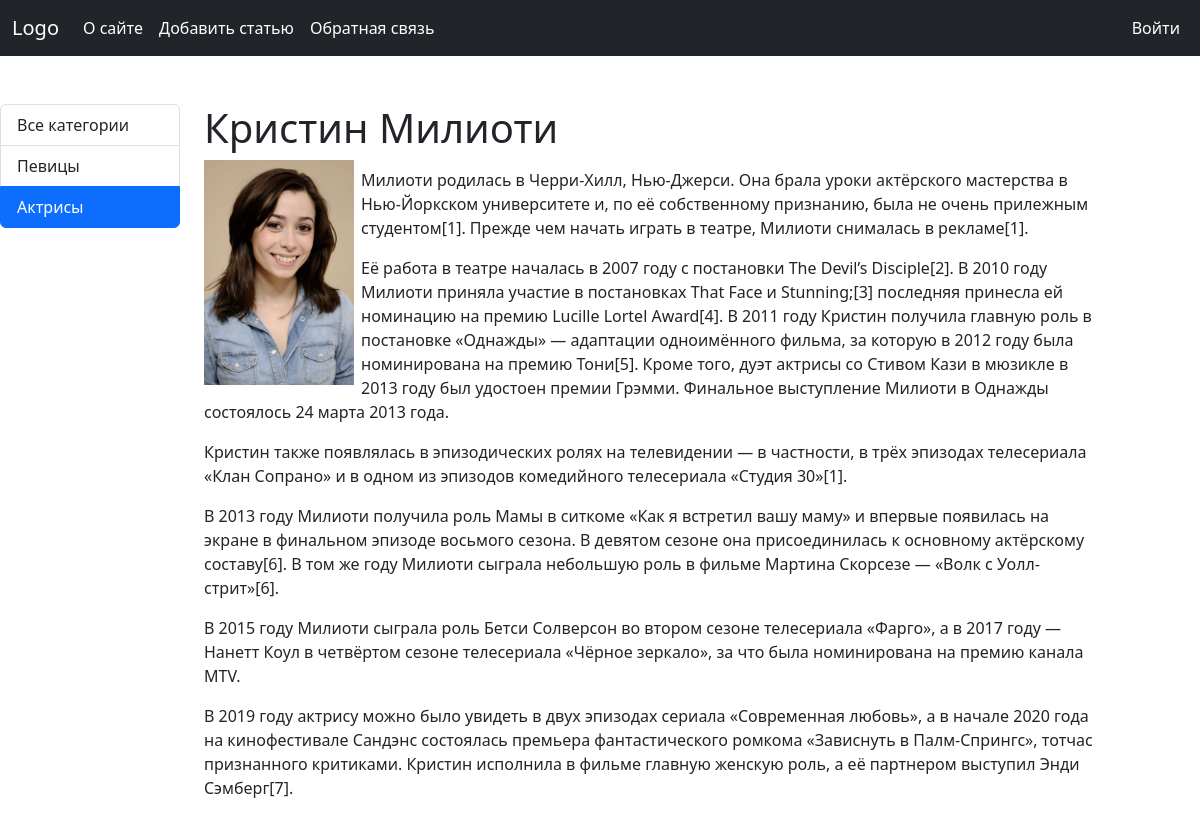
The app's page /post/kristin-milioti/ with its own data.
### women/models.py (models this page shows, shortened)
class Category(models.Model):
    name = models.CharField('Категория', max_length=100, db_index=True)
    slug = models.SlugField('URL', max_length=255, unique=True, db_index=True)
    def get_absolute_url(self):
        return reverse('category', kwargs={'cat_slug': self.slug})
    class Meta:
        verbose_name = 'Категория'
        verbose_name_plural = 'Категории'
        ordering = ['pk']

class Women(models.Model):
    title = models.CharField('Заголовок', max_length=255)
    slug = models.SlugField('URL', max_length=255, unique=True, db_index=True)
    content = models.TextField('Текст статьи', blank=True)
    photo = models.ImageField('Фото', upload_to='photos/%Y/%m/%d/')
    time_create = models.DateTimeField('Время создания', auto_now_add=True)
    time_update = models.DateTimeField('Время изменения', auto_now=True)
    is_published = models.BooleanField('Публикация', default=True)
    cat = models.ForeignKey(Category, on_delete=models.PROTECT, verbose_name='Категория')
    def __str__(self):
        return self.title
    class Meta:
        verbose_name = 'Известные женщины'
        verbose_name_plural = 'Известные женщины'
        ordering = ['time_create', 'title']

### women/views.py (the view)
# urls.py: path('post/<slug:post_slug>/', ShowPost.as_view(), name='post'),
class ShowPost(DetailView):
    model = Women
    template_name = 'women/post.html'
    slug_url_kwarg = 'post_slug'
    context_object_name = 'post'
    def get_context_data(self, *, object_list=None, **kwargs):
        context = super().get_context_data(**kwargs)
        context['title'] = context['post']
        context['cat_selected'] = context['post'].cat.slug
        return context

### women/templatetags/women_tags.py (called while the page is built)
@register.inclusion_tag('women/list_categories.html')
def show_categories(sort=None, cat_selected=0):
    if not sort:
        cats = Category.objects.all()
    else:
        cats = Category.objects.order_by(sort)
    return {'cats': cats, 'cat_selected': cat_selected}

@register.inclusion_tag('women/list_menu.html')
def show_menu():
    return {'menu': menu}

### women/templates/women/post.html
{% extends 'women/base.html' %}
{% block content %}
    <div class="mt-5">
        <h1>{{ post.title }}</h1>
        <p>
            {% if post.photo %}
                <img src="{{ post.photo.url }}" class="left-img">
            {% endif %}
            {{ post.content|linebreaks }}
        </p>
    </div>
{% endblock %}

### women/templates/women/base.html (shortened to what this page needs)
{% load static %}
{% load women_tags %}
<!DOCTYPE html>
<html lang="ru">
<head>
    <link rel="stylesheet" type="text/css" href="{% static 'women/css/bootstrap.min.css' %}">
    <link rel="stylesheet" type="text/css" href="{% static 'women/css/style.css' %}">
</head>
<body>
<nav class="navbar navbar-expand-md navbar-dark bg-dark" aria-label="Fourth navbar example">
    <div class="container-fluid">
        <a class="navbar-brand" href="{% url 'home' %}">Logo</a>
        <div class="collapse navbar-collapse" id="navbarsExample04">
            {% block mainmenu %}
                {% show_menu %}
            {% endblock mainmenu %}
        </div>
    </div>
</nav>
<div class="row">
    <div class="col-md-3 col-lg-2 mt-5">
        <div class="list-group">
            {% if cat_selected == 0 %}
                <a href="{% url 'home' %}" class="list-group-item list-group-item-action active" aria-current="true">
                    Все категории
                </a>
            {% else %}
                <a href="{% url 'home' %}" class="list-group-item list-group-item-action" aria-current="true">
                    Все категории
                </a>
            {% endif %}
            {% show_categories '-name' cat_selected %}
        </div>
    </div>
    <div class="col-md-8 col-lg-9">
        {% block content %}
        {% endblock content %}
    </div>
</div>
</body>
</html>

### women/templates/women/list_menu.html
<ul class="navbar-nav me-auto mb-2 mb-md-0">
    {% for m in menu %}
        {% if not forloop.last %}
            <li class="nav-item">
                <a class="nav-link active" aria-current="page"
                   href="{% url m.url_name %}">{{ m.title }}</a>
            </li>
        {% endif %}
    {% endfor %}
</ul>
<ul class="navbar-nav mb-2 mb-md-0">
    <li class="nav-item">
        {% with menu|last as last %}
            <a class="nav-link active" aria-current="page" href="{% url last.url_name %}">
                {{ last.title }}
            </a>
        {% endwith %}
    </li>
</ul>

### women/templates/women/list_categories.html
{% for c in cats %}
    {% if c.slug == cat_selected %}
        <a href="{{ c.get_absolute_url }}"
           class="list-group-item list-group-item-action active">{{ c.name }}</a>
    {% else %}
        <a href="{{ c.get_absolute_url }}" class="list-group-item list-group-item-action">{{ c.name }}</a>
    {% endif %}
{% endfor %}

### women/static/women/css/style.css (style rules this page uses)
.left-img { float: left; margin: 0 7px 7px 0; width: 150px; }

### records on screen
Category: name "Певицы"
Category: name "Актрисы"
Women: title "Кристин Милиоти", photo (picture), content "Милиоти родилась в Черри-Хилл, Нью-Джерси. Она брала уроки актёрского мастерства в Нью-Йоркском университете и, по её собственному признанию, была не очень прилежным студентом[1]. Прежде чем начать играть в театре, Милиоти снималась в рекламе[1]. Её работа в театре началась в 2007 году с постановки The Devil’s Disciple[2]. В 2010 году Милиоти приняла участие в постановках That Face и Stunning;[3] последняя принесла ей номинацию на премию Lucille Lortel Award[4]. В 2011 году Кристин получила главную роль в постановке «Однажды» — адаптации одноимённого фильма, за которую в 2012 году была номинирована на премию Тони[5]. Кроме того, дуэт актрисы со Стивом Кази в мюзикле в 2013 году был удостоен…"

### other values on screen
{{ m.title }} "О сайте" "Добавить статью" "Обратная связь"
{{ last.title }} "Войти"
